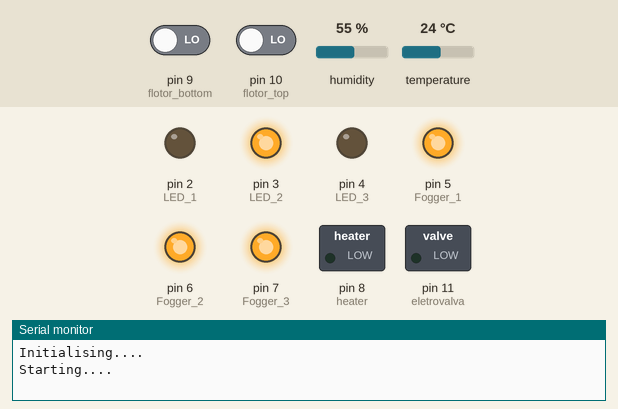
Simulated run of this sketch. Board: Arduino Uno, built with avr-gcc and run on an emulated ATmega328P. On the bench: switched loads named in the sketch (green lamp = pin HIGH), output pins drawn as LEDs (lit = HIGH), the last lines printed to the serial monitor. The test bench sets the inputs (shaded band); at power-on: pin 9 (flotor_bottom) LOW, pin 10 (flotor_top) LOW, temperature 24 °C, humidity 55 %. The local clock reads 2024-03-15 10:24:30 at power-on unless the sketch sets it.

Above: at 3.2 s.
3.3 s: pin 9 (flotor_bottom) driven HIGH and pin 10 (flotor_top) driven HIGH
At 8.7 s:
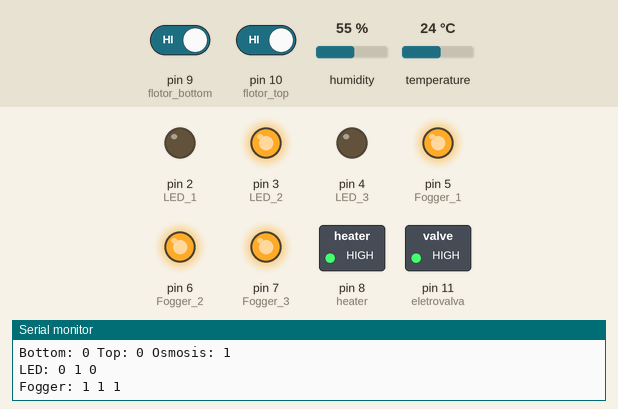
9.0 s: temperature set to 27.6 °C
14.3 s: temperature set to 28.5 °C
At 16.1 s:
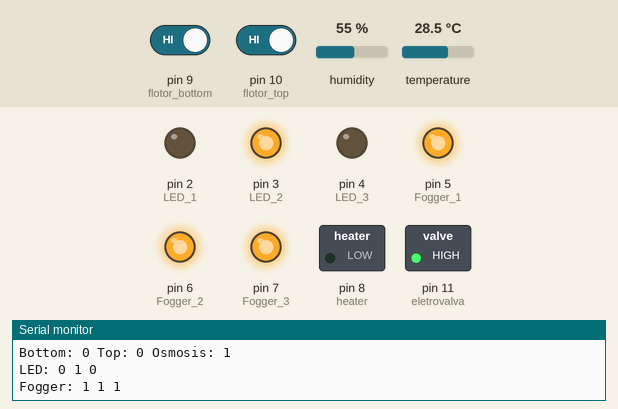
19.6 s: temperature set to 26.8 °C
24.9 s: temperature set to 25.5 °C
At 28.8 s:
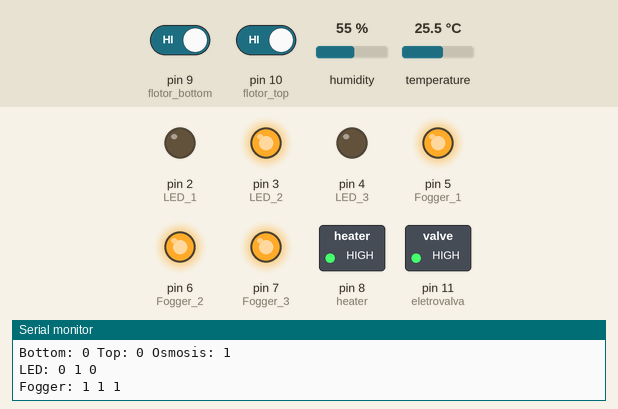
30.2 s: pin 9 (flotor_bottom) driven LOW
At 33.0 s:
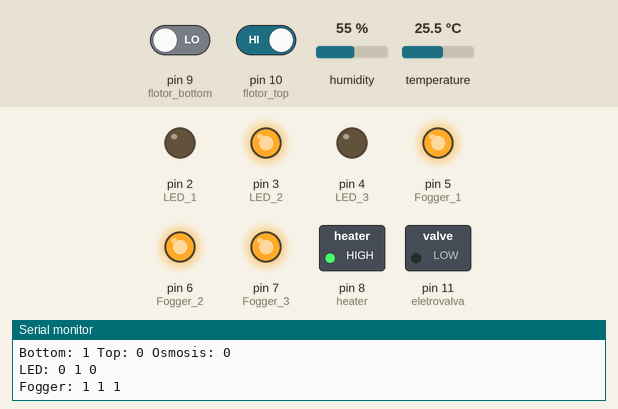
Timing chart, 0 to 38.5 s (numbered marks = the images above; inputs shaded):
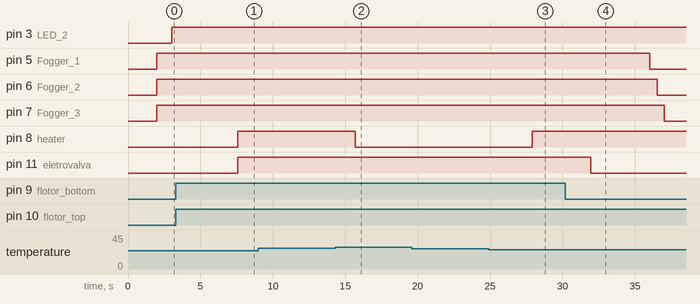

Measured:
- the behaviour switches between 27.9 and 28 °C on temperature (found by bisection; images 1 and 2)
- the behaviour switches between 26.1 and 26 °C on temperature (found by bisection; images 2 and 3)
- after the input at 3.3 s, pin 11 (eletrovalva): LOW → HIGH after 4.3 s
- after the input at 14.3 s, pin 8 (heater): HIGH → LOW after 1.4 s
- after the input at 24.9 s, pin 8 (heater): LOW → HIGH after 3.0 s
- after the input at 30.2 s, pin 11 (eletrovalva): HIGH → LOW after 1.8 s

The sketch:

test_full.ino
```cpp
#include <Wire.h>
#include "DS1307.h"
DS1307 clock;
#include "DHT.h"

#define DHTPIN 12
#define DHTTYPE DHT22
DHT dht(DHTPIN, DHTTYPE);

int t_hour,t_min;
float temp,humid;
int t_day, t_night;
int dht_err;
int a;
int night;
int heater;
int top_water, bottom_water;
int osmosis;
int led1_start, led1_stop, led2_start, led2_stop,led3_start, led3_stop,led1_status, led2_status, led3_status;
float t1 = .111111;
float t2 = .111111;
float h = .111111;
unsigned long fogger;
long fogger_on,fogger_off;
int f1_status, f2_status, f3_status;
void setup()
{
 Serial.begin(9600);
 Serial.println("Initialising....");
 clock.begin();
 delay(1000);
 dht.begin();
 delay(1000);
 dht_err=0;
 pinMode(8, OUTPUT); //heater
 heater=0;
 pinMode (10, INPUT); //flotor top
 pinMode (9, INPUT); //flotor bottom
 pinMode (11, OUTPUT); //eletrovalva
 pinMode (2, OUTPUT); //LED 1
 pinMode (3, OUTPUT); //LED 2
 pinMode (4, OUTPUT); //LED 3
 pinMode (5, OUTPUT); //Fogger 1
 pinMode (6, OUTPUT); //Fogger 2
 pinMode (7, OUTPUT); //Fogger 3
 osmosis=0;
 led1_start=10;
 led1_stop=22;
 led2_start=10;
 led2_stop=22;
 led3_start=10;
 led3_stop=22;

 t_day=27;
 t_night=17;


 led1_status=0;
 led2_status=0;
 led3_status=0;
 night=1;
 fogger_on=30000;
 fogger_off=120000;

 digitalWrite(5, HIGH);
 digitalWrite(6, HIGH);
 digitalWrite(7, HIGH);
 f1_status=1;
 f2_status=1;
 f3_status=1;

 fogger=millis();

 Serial.println("Starting....");
}

void loop()
{
 clock.getTime();
 t_hour=clock.hour;
 t_min=clock.minute;

 for (a = 1; a < 11; a++) {
  delay(1000);
  humid = dht.readHumidity();
  temp = dht.readTemperature();
  if (isnan(temp) || isnan(humid) || temp<=0 || humid<=0) {
   dht_err=dht_err+1;
  } else {
   dht_err=0;
   break;
  }
 }

 if (digitalRead (10) == HIGH) {
   top_water=0;
 } else {
   top_water=1;
 }

 if (digitalRead (9) == HIGH) {
   bottom_water=0;
 } else {
   bottom_water=1;
 }

 if (top_water==0 && bottom_water==0 && osmosis==0) {
  digitalWrite(11, HIGH); //start osmosis
  osmosis=1;
 }

 if ((top_water==1) || (bottom_water==1) && (osmosis==1)) {
  digitalWrite(11, LOW); //stop osmosis
  osmosis=0;
 }

 if (night==1) {
 if (temp <= t_night-1 && dht_err==0) {
   digitalWrite(8, HIGH);
   heater=1;
 }

 if (temp >= t_night+1 || dht_err > 100) {
   digitalWrite(8, LOW);
   heater=0;
 }
 }
 if (night==0) {
 if (temp <= t_day-1 && dht_err==0) {
   digitalWrite(8, HIGH);
   heater=1;
 }

 if (temp >= t_day+1 || dht_err > 100) {
   digitalWrite(8, LOW);
   heater=0;
 }
 }


 //t1 = (float)led1_start / 24.0;
 //t2 = (float)led1_stop / 24.0;
 //h = (float)t_hour / 24.0;

 //if ((h>=t1) || (h<t2)) {
 //  if (led1_status==0) {
 //   digitalWrite(2, HIGH);
 //   night=0;
 //   led1_status=1;
 //   delay(500);
 //  }
 //} else {
 //  if (led1_status==1) {
 //    digitalWrite(2, LOW);
 //    night=1;
 //    led1_status=0;
 //    delay(500);
 //  }
// }


 t1 = (float)led2_start / 24.0;
 t2 = (float)led2_stop / 24.0;
 h = (float)t_hour / 24.0;

 if ((h>=t1) && (h<t2)) {
   if (led2_status==0) {
    digitalWrite(3, HIGH);
    night=0;
    led2_status=1;
    delay(500);
   }
 } else {
   if (led2_status==1) {
     digitalWrite(3, LOW);
     night=1;
     led2_status=0;
     delay(500);
   }
 }


 //t1 = (float)led3_start / 24.0;
 //t2 = (float)led3_stop / 24.0;
 //h = (float)t_hour / 24.0;

 //if ((h>=t1) || (h<t2)) {
 //  if (led3_status==0) {
 //   digitalWrite(4, HIGH);
 //   led3_status=1;
 //   delay(500);
 //  }
 //} else {
 //  if (led3_status==1) {
 //    digitalWrite(4, LOW);
 //    led3_status=0;
 //    delay(500);
 //  }
// }


 if (f1_status==1) {
  if (millis()-fogger>fogger_on) {
   digitalWrite(5, LOW);
   f1_status=0;
   delay(500);
   digitalWrite(6, LOW);
   f2_status=0;
   delay(500);
   digitalWrite(7, LOW);
   f3_status=0;
   delay(500);
   fogger=millis();
  }
 }

 if (f1_status==0) {
  if (millis()-fogger>fogger_off) {
   digitalWrite(5, HIGH);
   f1_status=1;
   delay(500);
   digitalWrite(6, HIGH);
   f2_status=1;
   delay(500);
   digitalWrite(7, HIGH);
   f3_status=1;
   delay(500);
   fogger=millis();
  }
 }

 Serial.print(t_hour);
 Serial.print(":");
 Serial.println(t_min);
 Serial.print ("T: ");
 Serial.print(temp);
 Serial.print(" H: ");
 Serial.print(humid);
 Serial.print(" Err count: ");
 Serial.println(dht_err);
 Serial.print("Heater: ");
 Serial.print(heater);
 Serial.print(" Night: ");
 Serial.println(night);
 Serial.print("Bottom: ");
 Serial.print(bottom_water);
 Serial.print(" Top: ");
 Serial.print(top_water);
 Serial.print(" Osmosis: ");
 Serial.println(osmosis);
 Serial.print("LED: ");
 Serial.print(led1_status);
 Serial.print(" ");
 Serial.print(led2_status);
 Serial.print(" ");
 Serial.print(led3_status);
 Serial.println(" ");
 Serial.print("Fogger: ");
 Serial.print(f1_status);
 Serial.print(" ");
 Serial.print(f2_status);
 Serial.print(" ");
 Serial.print(f3_status);
 Serial.println(" ");

 Serial.println();


 delay(3000);
}
```
